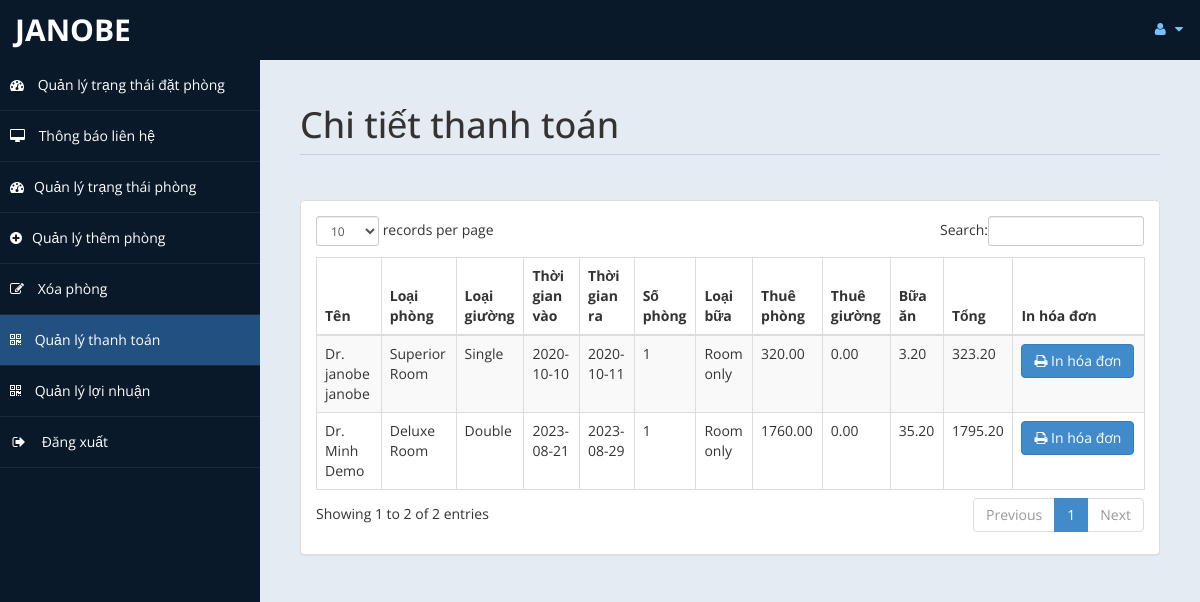
Page /admin/payment.php (signed in) on the committed database.
### tables this page shows
CREATE TABLE `payment` (
  `id` int(11) DEFAULT NULL,
  `title` varchar(5) DEFAULT NULL,
  `fname` varchar(30) DEFAULT NULL,
  `lname` varchar(30) DEFAULT NULL,
  `troom` varchar(30) DEFAULT NULL,
  `tbed` varchar(30) DEFAULT NULL,
  `nroom` int(11) DEFAULT NULL,
  `cin` date DEFAULT NULL,
  `cout` date DEFAULT NULL,
  `ttot` double(8,2) DEFAULT NULL,
  `fintot` double(8,2) DEFAULT NULL,
  `mepr` double(8,2) DEFAULT NULL,
  `meal` varchar(30) DEFAULT NULL,
  `btot` double(8,2) DEFAULT NULL,
  `noofdays` int(11) DEFAULT NULL
);

### admin/payment.php (the view, shortened to what this page needs)
<!DOCTYPE html>
<html xmlns="http://www.w3.org/1999/xhtml">
<head>
    <link href="assets/css/bootstrap.css" rel="stylesheet" />
    <link href="assets/css/font-awesome.css" rel="stylesheet" />
    <link href="assets/css/custom-styles.css" rel="stylesheet" />
    <link href="assets/js/dataTables/dataTables.bootstrap.css" rel="stylesheet" />
</head>
<body>
    <div id="wrapper">
        <nav class="navbar navbar-default top-navbar" role="navigation">
            <div class="navbar-header">
                <a class="navbar-brand" href="home.php"><?php echo $_SESSION["user"]; ?> </a>
            </div>
            <ul class="nav navbar-top-links navbar-right">
                <li class="dropdown">
                    <a class="dropdown-toggle" data-toggle="dropdown" href="#" aria-expanded="false">
                        <i class="fa fa-user fa-fw"></i> <i class="fa fa-caret-down"></i>
                    </a>
                </li>
            </ul>
        </nav>
        <nav class="navbar-default navbar-side" role="navigation">
            <div class="sidebar-collapse">
                <ul class="nav" id="main-menu">
                    <li>
                        <a href="home.php"><i class="fa fa-dashboard"></i> Quản lý trạng thái đặt phòng</a>
                    </li>
                    <li>
                        <a href="messages.php"><i class="fa fa-desktop"></i> Thông báo liên hệ</a>
                    </li>
                    <li>
                        <a href="setting-add.php"><i class="fa fa-dashboard"></i>Quản lý trạng thái phòng</a>
                    </li>
                    <li>
                        <a href="room-add.php"><i class="fa fa-plus-circle"></i>Quản lý thêm phòng</a>
                    </li>
                    <li>
                        <a href="room-del.php"><i class="fa fa-pencil-square-o"></i> Xóa phòng</a>
                    </li>
                    <li>
                        <a class="active-menu" href="Payment.php"><i class="fa fa-qrcode"></i> Quản lý thanh toán</a>
                    </li>
                    <li>
                        <a href="profit.php"><i class="fa fa-qrcode"></i> Quản lý lợi nhuận</a>
                    </li>
                    <li>
                        <a href="logout.php"><i class="fa fa-sign-out fa-fw"></i> Đăng xuất</a>
                    </li>
            </div>
        </nav>
        <div id="page-wrapper">
            <div id="page-inner">
                <div class="row">
                    <div class="col-md-12">
                        <h1 class="page-header">
                            Chi tiết thanh toán<small> </small>
                        </h1>
                    </div>
                </div>
                <div class="row">
                    <div class="col-md-12">
                        <div class="panel panel-default">
                            <div class="panel-body">
                                <div class="table-responsive">
                                    <table class="table table-striped table-bordered table-hover" id="dataTables-example">
                                        <thead>
                                            <tr>
                                                <th>Tên</th>
                                                <th>Loại phòng</th>
                                                <th>Loại giường</th>
                                                <th>Thời gian vào</th>
                                                <th>Thời gian ra</th>
                                                <th>Số phòng</th>
                                                <th>Loại bữa</th>
                                                <th>Thuê phòng</th>
                                                <th>Thuê giường</th>
                                                <th>Bữa ăn </th>
                                                <th>Tổng</th>
                                                <th>In hóa đơn</th>
                                            </tr>
                                        </thead>
                                        <tbody>
                                            <?php
                                            include('db.php');
                                            $sql = "select * from payment";
                                            $re = mysqli_query($con, $sql);
                                            while ($row = mysqli_fetch_array($re)) {
                                                $id = $row['id'];
                                                if ($id % 2 == 1) {
                                                    echo "<tr class='gradeC'>
													<td>" . $row['title'] . " " . $row['fname'] . " " . $row['lname'] . "</td>
													<td>" . $row['troom'] . "</td>
													<td>" . $row['tbed'] . "</td>
													<td>" . $row['cin'] . "</td>
													<td>" . $row['cout'] . "</td>
													<td>" . $row['nroom'] . "</td>
													<td>" . $row['meal'] . "</td>
													<td>" . $row['ttot'] . "</td>
													<td>" . $row['mepr'] . "</td>
													<td>" . $row['btot'] . "</td>
													<td>" . $row['fintot'] . "</td>
													<td><a href=print.php?pid=" . $id . " <button class='btn btn-primary'> <i class='fa fa-print' ></i> In hóa đơn</button></td>
													</tr>";
                                                } else {
                                                    echo "<tr class='gradeU'>
													<td>" . $row['title'] . " " . $row['fname'] . " " . $row['lname'] . "</td>
													<td>" . $row['troom'] . "</td>
													<td>" . $row['tbed'] . "</td>
													<td>" . $row['cin'] . "</td>
													<td>" . $row['cout'] . "</td>
													<td>" . $row['nroom'] . "</td>
													<td>" . $row['meal'] . "</td>
													<td>" . $row['ttot'] . "</td>
													<td>" . $row['mepr'] . "</td>
													<td>" . $row['btot'] . "</td>
													<td>" . $row['fintot'] . "</td>
													<td><a href=print.php?pid=" . $id . " <button class='btn btn-primary'> <i class='fa fa-print' ></i> In hóa đơn</button></td>
													</tr>";
                                                }
                                            }
                                            ?>
                                        </tbody>
                                    </table>
                                </div>
                            </div>
                        </div>
                    </div>
                </div>
            </div>
        </div>
    </div>
</body>
</html>

### admin/assets/css/custom-styles.css (style rules this page uses)
body { font-family: 'Open Sans', sans-serif; }
#wrapper { width: 100%; background:#09192A; }
#page-wrapper { padding: 15px 15px; min-height: 600px; background:#E5EBF2; }
#page-inner { width:100%; margin:10px 20px 10px 0px; background-color:transparent; padding:10px; min-height:1200px; }
h1, .h1, h2, .h2, h3, .h3 { margin-top: 7px; margin-bottom: -5px; }
.page-header { padding-bottom: 9px; margin: 10px 0 45px; border-bottom: 1px solid #C7D1DD; }
.top-navbar { margin:0px; }
.top-navbar .navbar-brand { color: #fff; width: 260px; text-align: left; height: 60px; font-size: 30px; font-weight: 700; text-transform: uppercase; line-height: 30px; }
.top-navbar .nav > li { position: relative; display: inline-block; }
.top-navbar .nav > li > a { position: relative; display: block; padding: 19px 15px; color: #77C0FD; }
.active-menu { background-color:#225081!important; }
.sidebar-collapse , .sidebar-collapse .nav { background:none; }
.sidebar-collapse .nav { padding:0; }
.sidebar-collapse .nav > li > a { color:#fff; background:transparent; text-shadow:none; }
.sidebar-collapse > .nav > li > a { padding:15px 10px; }
.sidebar-collapse > .nav > li { border-bottom: 1px solid rgba(107, 108, 109, 0.19); }
.navbar-side { border:none; background-color: transparent; }
.top-navbar { background:#09192A; border-bottom:none; }
.top-navbar .nav > li > a > i { margin-right: 2px; }
.navbar-default { border:0px solid black; }
.navbar-header { background: #09192A; }
.nav > li > a > i { margin-right:10px; }
@media (min-width:768px) { #page-wrapper { margin: 0 0 0 260px; padding: 15px 30px; min-height: 1200px; } }
@media (min-width:768px) { .navbar-side { z-index: 1; position: absolute; width: 260px; } }
@media (min-width:768px) { .navbar { border-radius: 0px; } }

### rows in the picture
payment: title "Dr.", fname "janobe", lname "janobe", troom "Superior Room", tbed "Single", cin "2020-10-10", cout "2020-10-11", nroom "1", meal "Room only", ttot "320.00", mepr "0.00", btot "3.20", fintot "323.20"
payment: title "Dr.", fname "Minh", lname "Demo", troom "Deluxe Room", tbed "Double", cin "2023-08-21", cout "2023-08-29", nroom "1", meal "Room only", ttot "1760.00", mepr "0.00", btot "35.20", fintot "1795.20"

### other values in the picture
$_SESSION["user"] "JANOBE"
